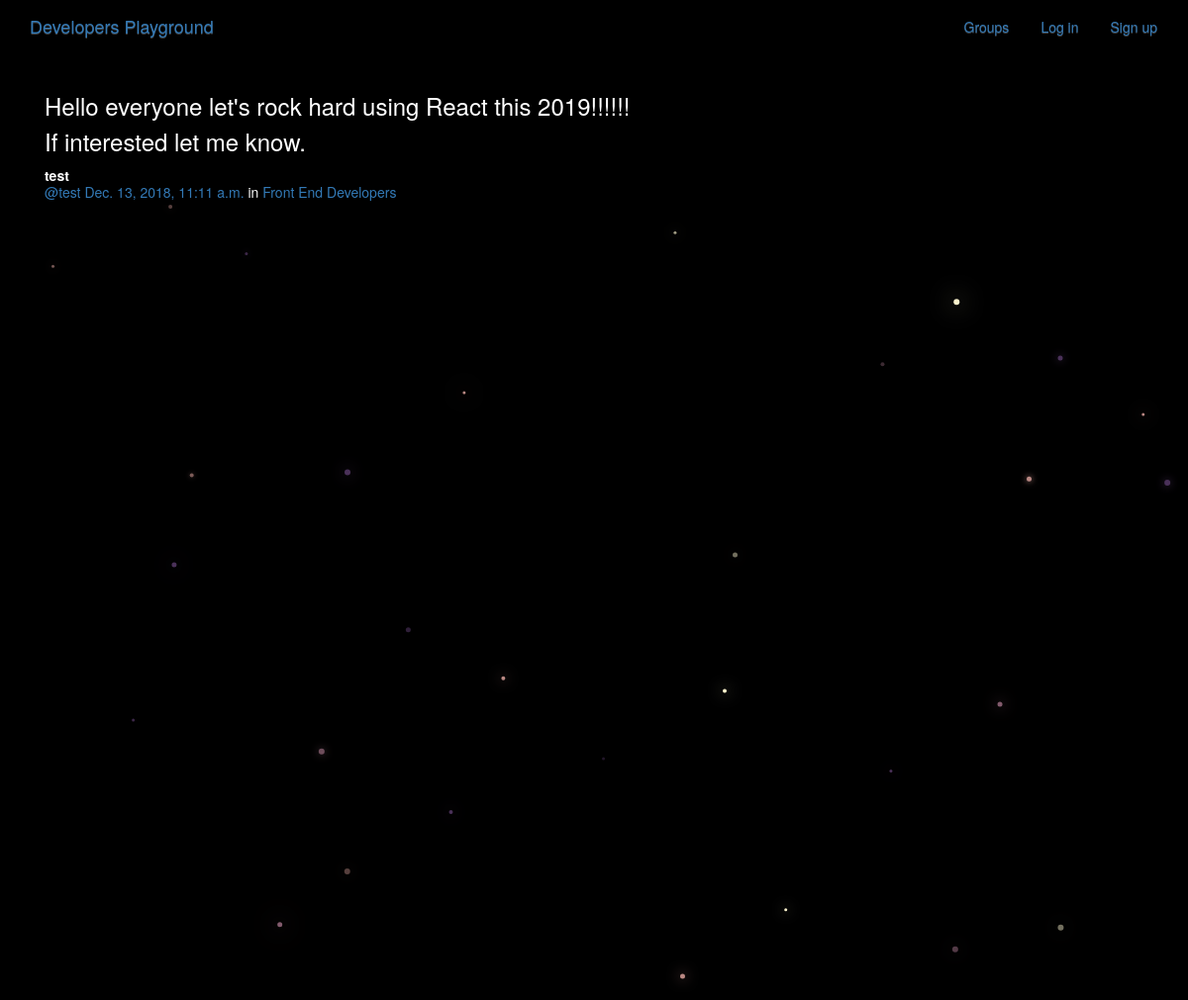
The app's page /posts/by/test/4/ with its own data.
### posts/models.py (models this page shows, shortened)
class Post(models.Model):
    user = models.ForeignKey(User, on_delete=models.CASCADE, related_name="posts")
    created_at = models.DateTimeField(auto_now=True)
    message = models.TextField()
    message_html = models.TextField(editable=False)
    group = models.ForeignKey(Group, on_delete=models.CASCADE, related_name="posts",null=True, blank=True)
    class Meta:
        ordering = ["-created_at"]
        unique_together = ["user", "message"]

### groups/models.py (models this page shows, shortened)
class Group(models.Model):
    name = models.CharField(max_length=255, unique=True)
    slug = models.SlugField(allow_unicode=True, unique=True)
    description = models.TextField(blank=True, default='')
    description_html = models.TextField(editable=False, default='', blank=True)
    members = models.ManyToManyField(User,through="GroupMember")
    class Meta:
        ordering = ["name"]

### posts/views.py (the view)
# urls.py: url(r"by/(?P<username>[-\w]+)/(?P<pk>\d+)/$",views.PostDetail.as_view(),name="single"),
class PostDetail(SelectRelatedMixin, generic.DetailView):
    model = models.Post
    select_related = ("user", "group")
    def get_queryset(self):
        queryset = super().get_queryset()
        return queryset.filter(
            user__username__iexact=self.kwargs.get("username")
        )

### posts/templates/posts/post_detail.html
{% extends "posts/post_base.html" %} {% block post_content %}
<div class="col-md-8">{% include "posts/_post.html" %}</div>
{% endblock %}

### posts/templates/posts/_post.html (shortened to what this page needs)
<div class="post media">
  <h3>{{ post.message_html | safe }}</h3>
  <div class="media-body">
    <strong>{{ post.user.username }}</strong>
    <h5 class="media-heading">
      <span class="username">
        <a href="{% url 'posts:for_user' username=post.user.username %}">@{{ post.user.username }}</a>
      </span>
      <time class="time">
        <a href="{% url 'posts:single' username=post.user.username pk=post.pk %}">
          {{ post.created_at }}
        </a>
      </time>
      {% if post.group %}
      <span class="group-name">in <a href="{% url 'groups:single' slug=post.group.slug %}">{{ post.group.name }}</a></span>
      {% endif %}
    </h5>
  </div>
</div>

### static/simplesocial/css/master.css (style rules this page uses)
body { margin: 0; overflow: hidden; background-color: black; color:white; }

### records on screen
Post: message_html "Hello everyone let's rock hard using React this 2019!!!!!! If interested let me know.", user.username "test", created_at "Dec. 13, 2018, 11:11 a.m.", group.name "Front End Developers"
